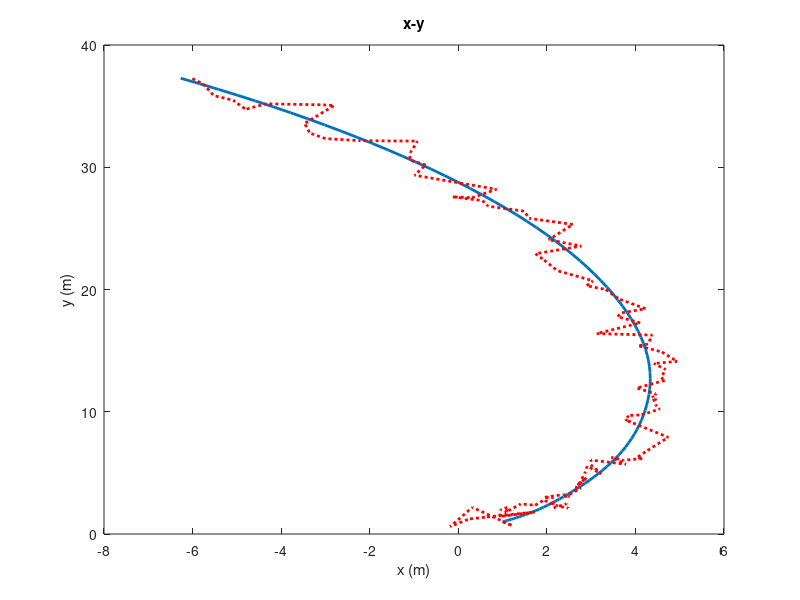
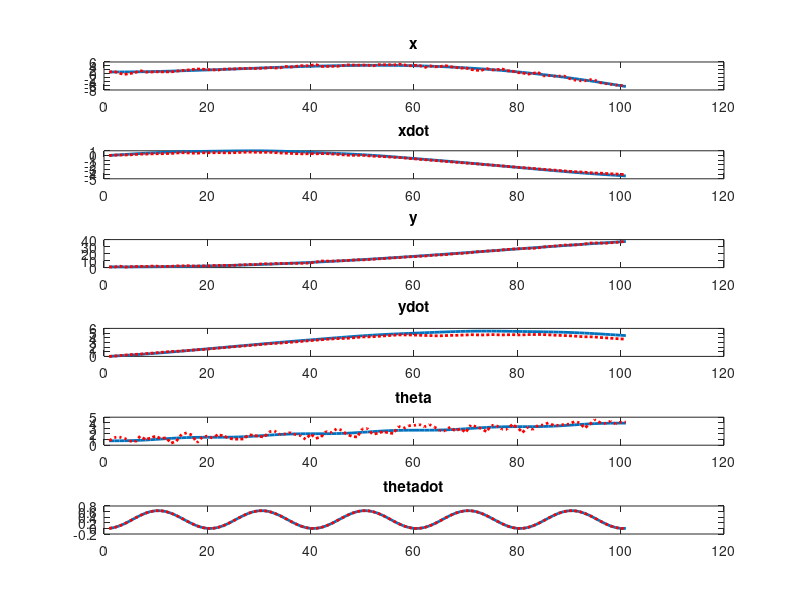

These charts were generated, in order, by the following MATLAB code:
%%% EKF example
%%%%%STATE
% [x xdot y ydot theta thetadot]
%%%% MODEL
% f = [ xdot; u*cos(theta); ydot; u*sin(theta); thetadot; alpha];
% h = [x; y ; theta];
%%%%%% LINEARIZATIONS
%
% dF =
% [ 0, 1, 0, 0,             0, 0]
% [ 0, 0, 0, 0, -u*sin(theta), 0]
% [ 0, 0, 0, 1,             0, 0]
% [ 0, 0, 0, 0,  u*cos(theta), 0]
% [ 0, 0, 0, 0,             0, 1]
% [ 0, 0, 0, 0,             0, 0]
% dH =
% [1 0 0 0 0 0; 0 0 1 0 0 0; 0 0 0 0 1 0];
%
% Set up covariances
clear;
close all;
Q = 0.1*eye(6);  % model uncertainty covariance (process noise)
R = 0.5*eye(3); % measurement covariance
Phat(:,:,1) = .1*eye(6); % error covariance of the initial state estimate
% initialize plant model
x_0 = [1 0 1 0 pi/4 0]';
x_plant = x_0;
y_plant = [x_plant(1,1); x_plant(3,1); x_plant(5,1)];
%y_plant = [x_plant(1,1)^2+x_plant(3,1)^2; tan(x_plant(3,1)/x_plant(1,1)); x_plant(5,1)];
y_meas = y_plant;
% initialize EKF
x_hat = x_0;
ypred = y_plant;
u = [1 0];
Ts = 0.1;
for k = 1:100
    u(2) = sin(pi*k/10);
    % simulate model - use Forward Euler
    x_plant(:,k+1) = x_plant(:,k) + Ts*[x_plant(2,k); u(1)*cos(x_plant(5,k)); x_plant(4,k); u(1)*sin(x_plant(5,k));...
        x_plant(6,k); u(2)];% + transpose(mvnrnd(zeros(1, 6) , Q)) * sqrt(Ts);
    % take measurement
    y_plant(:,k+1) = [x_plant(1,k+1); x_plant(3,k+1); x_plant(5,k+1)] ;%+ transpose(mvnrnd(zeros(3, 1), R)) * sqrt(Ts);
    y_meas(:,k+1) = y_plant(:,k+1)+ transpose(mvnrnd(zeros(3, 1), R));
   
    % predict states and covariances and linearise model
    xpred(:,k+1) = x_hat(:,k) + Ts*[x_hat(2,k); u(1)*cos(x_hat(5,k)); x_hat(4,k); u(1)*sin(x_hat(5,k));...
        x_hat(6,k); u(2)];
    ypred(:,k+1) =[xpred(1,k+1);xpred(3,k+1); xpred(5,k+1)];
    dF = [[ 0, 1, 0, 0,             0, 0];
        [ 0, 0, 0, 0, -u(1)*sin(xpred(5,k+1)), 0];
        [ 0, 0, 0, 1,             0, 0];
        [ 0, 0, 0, 0,  u(1)*cos(xpred(5,k+1)), 0];
        [ 0, 0, 0, 0,             0, 1];
        [ 0, 0, 0, 0,             0, 0]];
    dH =  [1 0 0 0 0 0; 0 0 1 0 0 0; 0 0 0 0 1 0];
   
    Ppred(:,:,k+1) = dF*Phat(:,:,k)*dF' + Q;
    %kalman gain
    K = Ppred(:,:,k+1) * dH'/(R - dH*Ppred(:,:,k+1)*dH');
    % update estimates with measurement
    x_hat(:,k+1) = xpred(:,k+1) + K*(y_meas(:,k+1)- ypred(:,k+1));
    Phat(:,:,k+1) =  Ppred(:,:,k+1) - K*(R + dH*Ppred(:,:,k+1)*dH')*K';
    %(eye(size(K,1)) - K*dH)*Ppred(:,:,k+1)*(eye(size(K,1)) - K*dH)'...
     %   + K*R*K';
end
figure(21)
clf
plot(x_plant(1,:), x_plant(3,:), 'LineWidth', 2);
hold on
plot(x_hat(1,:), x_hat(3,:), ':r', 'LineWidth', 2);
title('x-y')
xlabel('x (m)')
ylabel('y (m)')
figure(22)
clf
vars = {'x', 'xdot', 'y', 'ydot', 'theta', 'thetadot'};
for k =1:6
    subplot(6,1,k)
    plot(x_plant(k,:), 'LineWidth', 2);
    title(vars{k})
    hold on
    plot(x_hat(k,:), 'r:', 'LineWidth', 2);
end
 